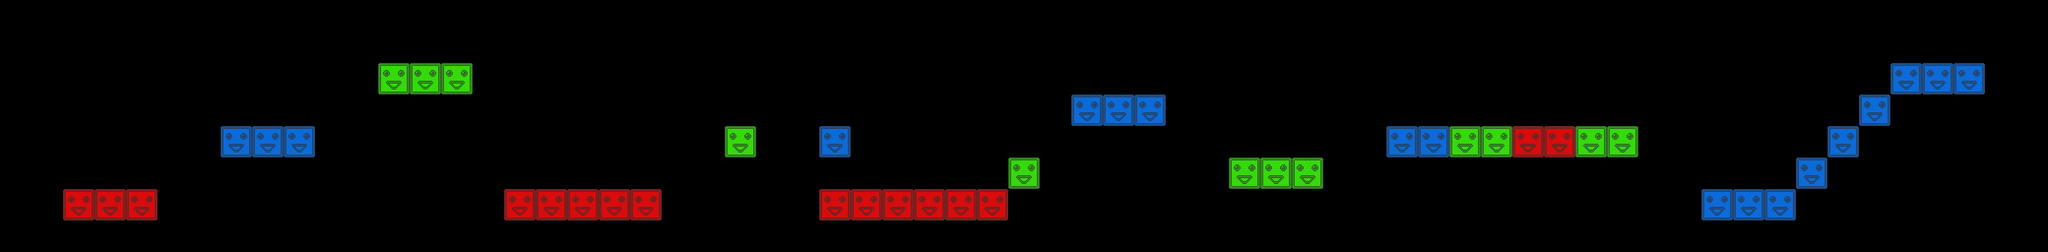

A 2D game scene composited from a Tiled map and its tileset images. What follows is a short description and the map's XML, with each tile layer's data collapsed to a summary:
An orthogonal 65x8 tile map with 32x32 px tiles, 3 tile layers (red, green, blue) and 35 objects.

<map version="1.0" orientation="orthogonal" width="65" height="8" tilewidth="32" tileheight="32">
 <tileset firstgid="1" name="blocks" tilewidth="32" tileheight="32">
  <image source="blocks.png" width="96" height="32" />
 </tileset>
 <layer name="red" width="65" height="8">
  <data>[520 cells, 16 non-empty, 1 distinct tile ids]</data>
 </layer>
 <layer name="green" width="65" height="8">
  <data>[520 cells, 12 non-empty, 1 distinct tile ids]</data>
 </layer>
 <layer name="blue" width="65" height="8">
  <data>[520 cells, 18 non-empty, 1 distinct tile ids]</data>
 </layer>
 <objectgroup name="crystals" width="65" height="8">
  <object x="239" y="114">
   <ellipse />
  </object>
  <object x="400" y="49">
   <ellipse />
  </object>
  <object x="303" y="113">
   <ellipse />
  </object>
  <object x="145" y="177">
   <ellipse />
  </object>
  <object x="913" y="177">
   <ellipse />
  </object>
  <object x="944" y="176">
   <ellipse />
  </object>
  <object x="1189" y="45">
   <ellipse />
  </object>
  <object x="1214" y="20">
   <ellipse />
  </object>
  <object x="1238" y="48">
   <ellipse />
  </object>
  <object x="1256" y="104">
   <ellipse />
  </object>
  <object x="1472" y="113">
   <ellipse />
  </object>
  <object x="1536" y="111">
   <ellipse />
  </object>
  <object x="1599" y="110">
   <ellipse />
  </object>
 </objectgroup>
 <objectgroup name="spikes" width="65" height="8">
  <object x="466" y="49">
   <ellipse />
  </object>
  <object x="563" y="16">
   <ellipse />
  </object>
  <object x="562" y="50">
   <ellipse />
  </object>
  <object x="563" y="80">
   <ellipse />
  </object>
  <object x="562" y="113">
   <ellipse />
  </object>
  <object x="560" y="146">
   <ellipse />
  </object>
  <object x="881" y="81">
   <ellipse />
  </object>
  <object x="881" y="114">
   <ellipse />
  </object>
  <object x="1360" y="210">
   <ellipse />
  </object>
  <object x="1391" y="209">
   <ellipse />
  </object>
  <object x="1423" y="209">
   <ellipse />
  </object>
  <object x="1456" y="207">
   <ellipse />
  </object>
  <object x="1486" y="207">
   <ellipse />
  </object>
  <object x="1518" y="208">
   <ellipse />
  </object>
  <object x="1552" y="207">
   <ellipse />
  </object>
  <object x="1583" y="208">
   <ellipse />
  </object>
  <object x="1617" y="205">
   <ellipse />
  </object>
  <object x="1650" y="209">
   <ellipse />
  </object>
  <object x="1680" y="207">
   <ellipse />
  </object>
  <object x="1713" y="206">
   <ellipse />
  </object>
  <object x="2065" y="81">
   <ellipse />
  </object>
  <object x="2033" y="81">
   <ellipse />
  </object>
 </objectgroup>
</map>
